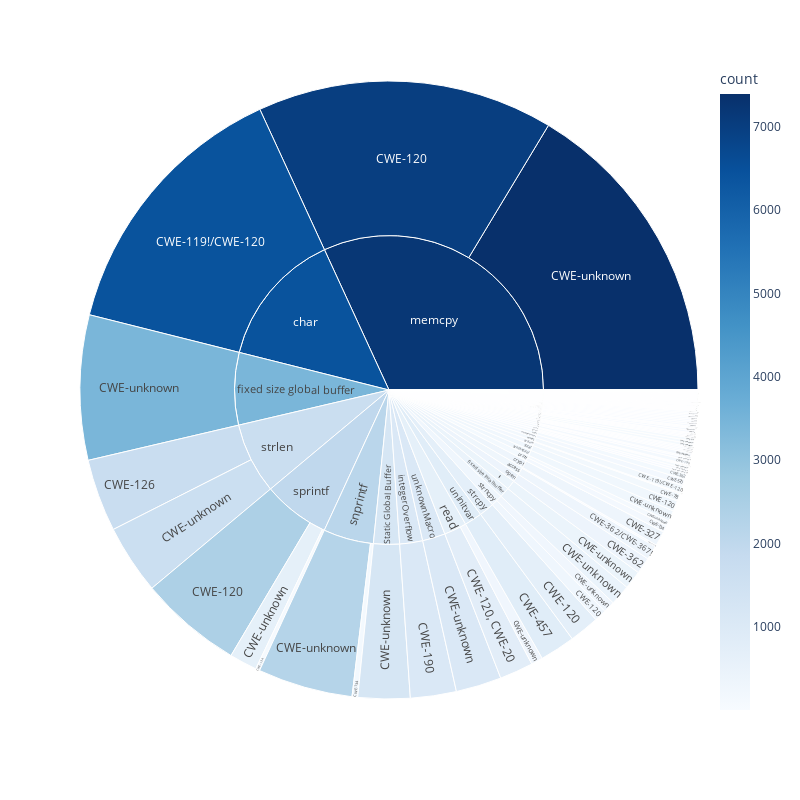

Source (notebook cell):
### Markdown cell above
### Plotting subburset plot from the frequency of category, name and cwe types.

### Code cell
dfplt = dfs[['category', 'name', 'cwe']].groupby(['category', 'name', 'cwe'], group_keys=False).size().reset_index(name='count')

dfplt['category'] = dfplt.apply(lambda row: row['category'] 
if row['category']==row['name'] or row['name']=='-' 
else row['name'], axis=1)
dfplt = dfplt.drop(labels=['name'], axis=1)

fig = px.sunburst(dfplt, 
    path=['category', 'cwe'], 
    values='count', 
    color_continuous_scale='Blues',
    color='count',
)
# fig.write_image("figure/vul_statistics.pdf")
# fig.update_traces(hovertemplate='%{label}<br>%{customdata}')
fig.update_layout(
    autosize=False,
    width=800,
    height=800,)
fig.show()
# save the figure manually, the below code takes ages
# fig.write_image("../figure/vul_statistics.pdf")

### Figure 1 — Plotly figure (JSON) as saved in the notebook; plotly's stock layout.template omitted (floating-point values rounded to 4 significant figures; data arrays with more than 128 entries replaced by an {"elided": "..."} marker saying what was removed)
{"data": [{"branchvalues": "total", "customdata": {"elided": "255x1 float values"}, "domain": {"x": [0, 1], "y": [0, 1]}, "hovertemplate": "labels=%{label}<br>count_sum=%{value}<br>parent=%{parent}<br>id=%{id}<br>count=%{color}<extra></extra>", "ids": {"elided": "255 str values"}, "labels": {"elided": "255 str values"}, "marker": {"coloraxis": "coloraxis", "colors": {"elided": "255 float values"}}, "name": "", "parents": {"elided": "255 str values"}, "type": "sunburst", "values": {"elided": "255 int values"}}], "layout": {"autosize": false, "coloraxis": {"colorbar": {"title": {"text": "count"}}, "colorscale": [[0, "rgb(247,251,255)"], [0.125, "rgb(222,235,247)"], [0.25, "rgb(198,219,239)"], [0.375, "rgb(158,202,225)"], [0.5, "rgb(107,174,214)"], [0.625, "rgb(66,146,198)"], [0.75, "rgb(33,113,181)"], [0.875, "rgb(8,81,156)"], [1, "rgb(8,48,107)"]]}, "height": 800, "legend": {"tracegroupgap": 0}, "margin": {"t": 60}, "width": 800}}
